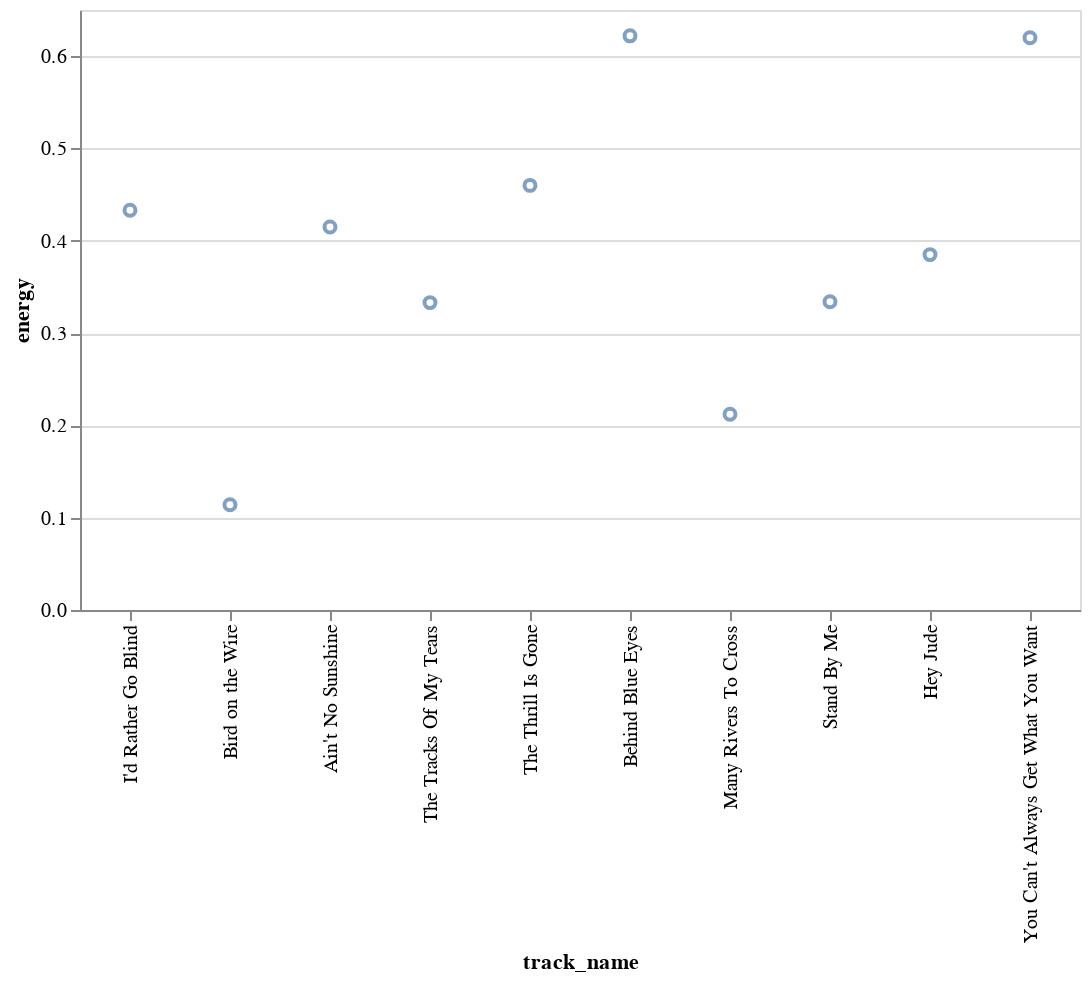

Here is the notebook cell this chart was saved with:
### Code cell
alt.Chart(subset_audio_features).mark_point().encode(
    x=alt.X("track_name", sort=None),
    y='energy',
    #color="Playlist Name",
    tooltip=["artist", "track_name"]
).properties(
    width=500
)

### Figure 1 — Vega-Lite specification as saved in the notebook (floating-point values rounded to 4 significant figures)
{"config": {"view": {"continuousWidth": 400, "continuousHeight": 300}}, "data": {"name": "data-1a5e497d6b95ec8785ac40c532654c40"}, "mark": "point", "encoding": {"tooltip": [{"type": "nominal", "field": "artist"}, {"type": "nominal", "field": "track_name"}], "x": {"type": "nominal", "field": "track_name", "sort": null}, "y": {"type": "quantitative", "field": "energy"}}, "width": 500, "$schema": "https://vega.github.io/schema/vega-lite/v4.8.1.json", "datasets": {"data-1a5e497d6b95ec8785ac40c532654c40": [{"artist": "Etta James", "album": "Tell Mama", "track_name": "I'd Rather Go Blind", "track_id": "1kPBT8S2wJFNAyBMnGVZgL", "danceability": 0.477, "energy": 0.433, "key": 11, "loudness": -6.473, "mode": 0, "speechiness": 0.0247, "instrumentalness": 0.000195, "liveness": 0.151, "valence": 0.611, "tempo": 82.52, "duration_ms": 156653, "time_signature": 3}, {"artist": "Leonard Cohen", "album": "Songs From A Room", "track_name": "Bird on the Wire", "track_id": "3M0QK0bYdiGMu6JNoPk8YG", "danceability": 0.402, "energy": 0.114, "key": 9, "loudness": -15.69, "mode": 1, "speechiness": 0.0321, "instrumentalness": 0.0024, "liveness": 0.318, "valence": 0.191, "tempo": 128.3, "duration_ms": 206373, "time_signature": 3}, {"artist": "Bill Withers", "album": "Just As I Am", "track_name": "Ain't No Sunshine", "track_id": "1k1Bqnv2R0uJXQN4u6LKYt", "danceability": 0.527, "energy": 0.415, "key": 4, "loudness": -11.45, "mode": 0, "speechiness": 0.122, "instrumentalness": 1.72e-05, "liveness": 0.117, "valence": 0.515, "tempo": 78.17, "duration_ms": 125093, "time_signature": 4}, {"artist": "Smokey Robinson & The Miracles", "album": "Going To A Go-Go", "track_name": "The Tracks Of My Tears", "track_id": "6QyQmdvQ1ywNccYa0pwLNQ", "danceability": 0.502, "energy": 0.333, "key": 7, "loudness": -10.91, "mode": 1, "speechiness": 0.0264, "instrumentalness": 0.0, "liveness": 0.222, "valence": 0.729, "tempo": 96.98, "duration_ms": 174360, "time_signature": 4}, {"artist": "B.B. King", "album": "Completely Well", "track_name": "The Thrill Is Gone", "track_id": "4NQfrmGs9iQXVQI9IpRhjM", "danceability": 0.547, "energy": 0.46, "key": 11, "loudness": -8.759, "mode": 0, "speechiness": 0.0256, "instrumentalness": 0.442, "liveness": 0.0983, "valence": 0.543, "tempo": 90.77, "duration_ms": 324733, "time_signature": 4}, {"artist": "The Who", "album": "Who's Next (Deluxe Edition)", "track_name": "Behind Blue Eyes", "track_id": "0cKk8BKEi7zXbdrYdyqBP5", "danceability": 0.394, "energy": 0.622, "key": 4, "loudness": -8.258, "mode": 0, "speechiness": 0.0336, "instrumentalness": 4.45e-05, "liveness": 0.0892, "valence": 0.342, "tempo": 126.8, "duration_ms": 221427, "time_signature": 4}, {"artist": "Jimmy Cliff", "album": "Wonderful World, Beautiful People", "track_name": "Many Rivers To Cross", "track_id": "1dZxI6OuzwJ283y3gOU1Kq", "danceability": 0.399, "energy": 0.212, "key": 5, "loudness": -16.03, "mode": 1, "speechiness": 0.0747, "instrumentalness": 0.000434, "liveness": 0.116, "valence": 0.149, "tempo": 137.8, "duration_ms": 164067, "time_signature": 4}, {"artist": "Ben E. King", "album": "Stand By Me", "track_name": "Stand By Me", "track_id": "2KQM3kDM0zMBC9iynePBbS", "danceability": 0.653, "energy": 0.334, "key": 9, "loudness": -6.955, "mode": 1, "speechiness": 0.0313, "instrumentalness": 3.47e-05, "liveness": 0.123, "valence": 0.665, "tempo": 119.5, "duration_ms": 174253, "time_signature": 4}, {"artist": "Wilson Pickett", "album": "Hey Jude", "track_name": "Hey Jude", "track_id": "1MMp1H2Kib2BCDtdL5nL63", "danceability": 0.561, "energy": 0.385, "key": 6, "loudness": -15.33, "mode": 1, "speechiness": 0.0323, "instrumentalness": 0.000496, "liveness": 0.171, "valence": 0.664, "tempo": 81.6, "duration_ms": 247733, "time_signature": 4}, {"artist": "The Rolling Stones", "album": "Let It Bleed", "track_name": "You Can't Always Get What You Want", "track_id": "6lFZbCc7pn6Lme1NP7qQqQ", "danceability": 0.32, "energy": 0.62, "key": 0, "loudness": -9.686, "mode": 1, "speechiness": 0.0594, "instrumentalness": 6.36e-05, "liveness": 0.253, "valence": 0.472, "tempo": 86.33, "duration_ms": 448720, "time_signature": 4}]}}
